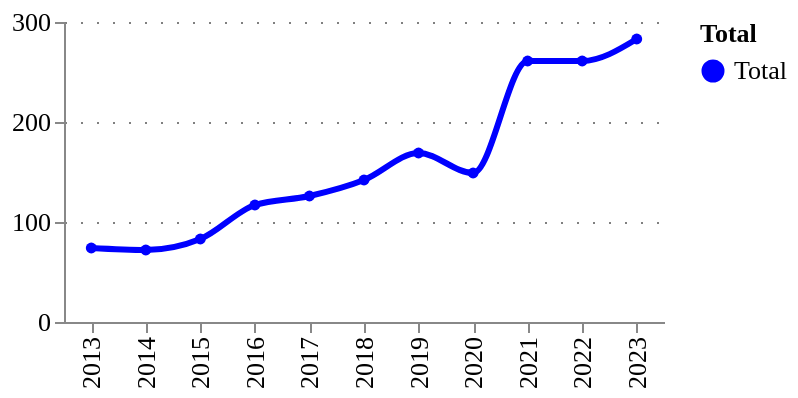

This figure's notebook cell:
### Code cell
# ts_amounts_tech = utils.get_timeseries(tech_type_df, column='amount')
ts_counts_tech = utils.get_timeseries(tech_type_df, column='id')
utils.plot_quick_ts(ts_counts_tech, 'counts')

### Figure 1 — Vega-Lite specification as saved in the notebook (floating-point values rounded to 4 significant figures)
{"config": {"title": {"font": "Averta", "anchor": "start"}, "subtitle": {"font": "Averta"}, "axis": {"labelFont": "Averta", "titleFont": "Averta", "gridColor": "grey", "gridDash": [1, 7], "labelFontSize": 13, "titleFontSize": 13}, "header": {"labelFont": "Averta", "titleFont": "Averta"}, "legend": {"labelFont": "Averta", "titleFont": "Averta", "labelFontSize": 13, "titleFontSize": 13}, "range": {"category": ["#0000FF", "#FDB633", "#18A48C", "#9A1BBE", "#EB003B", "#FF6E47", "#646363", "#0F294A", "#97D9E3", "#A59BEE", "#F6A4B7", "#D2C9C0", "#FFFFFF", "#000000"], "ordinal": {"scheme": ["#0000FF", "#FDB633", "#18A48C", "#9A1BBE", "#EB003B", "#FF6E47", "#646363", "#0F294A", "#97D9E3", "#A59BEE", "#F6A4B7", "#D2C9C0", "#FFFFFF", "#000000"]}}, "view": {"strokeWidth": 0}}, "data": {"name": "data-16a34137ca50db69978f2631ee450000"}, "mark": {"type": "line", "interpolate": "monotone", "point": {"filled": true, "size": 30}, "size": 3, "strokeDash": [0]}, "encoding": {"color": {"field": "Total", "legend": {"orient": "right"}, "type": "nominal"}, "tooltip": [{"field": "year", "title": "Year", "type": "ordinal"}, {"field": "Total", "type": "nominal"}, {"field": "amount", "format": ".3f", "title": "", "type": "quantitative"}], "x": {"field": "year", "title": "", "type": "ordinal"}, "y": {"field": "amount", "title": "", "type": "quantitative"}}, "height": 150, "title": {"anchor": "start", "text": "", "fontSize": 14, "subtitle": "", "subtitleFont": "Averta", "subtitleFontSize": 13}, "width": 300, "$schema": "https://vega.github.io/schema/vega-lite/v4.17.0.json", "datasets": {"data-16a34137ca50db69978f2631ee450000": [{"year": 2013, "counts": 74, "Total": "Total", "amount": 74.0}, {"year": 2014, "counts": 72, "Total": "Total", "amount": 72.0}, {"year": 2015, "counts": 83, "Total": "Total", "amount": 83.0}, {"year": 2016, "counts": 117, "Total": "Total", "amount": 117.0}, {"year": 2017, "counts": 126, "Total": "Total", "amount": 126.0}, {"year": 2018, "counts": 142, "Total": "Total", "amount": 142.0}, {"year": 2019, "counts": 169, "Total": "Total", "amount": 169.0}, {"year": 2020, "counts": 149, "Total": "Total", "amount": 149.0}, {"year": 2021, "counts": 261, "Total": "Total", "amount": 261.0}, {"year": 2022, "counts": 261, "Total": "Total", "amount": 261.0}, {"year": 2023, "counts": 283, "Total": "Total", "amount": 283.0}]}}
